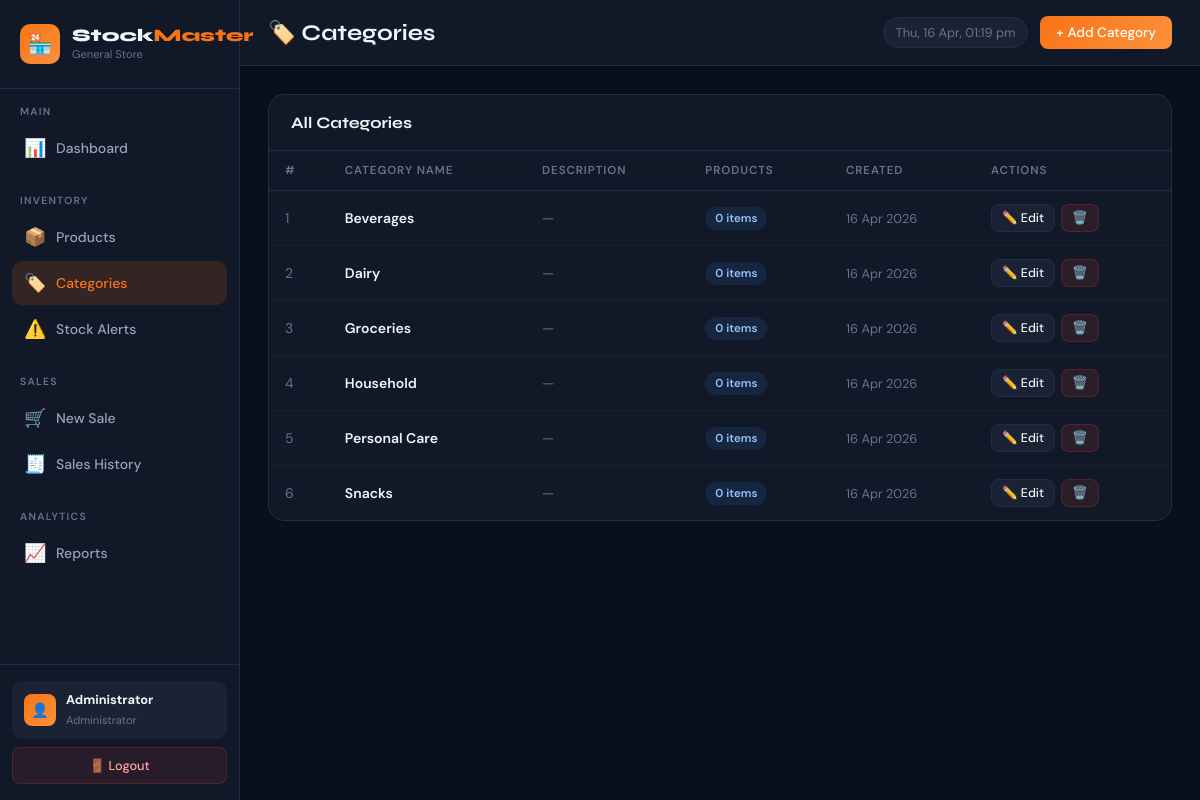
/categories.php (signed in), run on the app's committed database.
### tables this page shows
CREATE TABLE IF NOT EXISTS categories (
    id INT AUTO_INCREMENT PRIMARY KEY,
    name VARCHAR(100) NOT NULL,
    description TEXT,
    created_at TIMESTAMP DEFAULT CURRENT_TIMESTAMP
);

### includes/auth.php (called while the page is built, shortened)
<?php
function getAdminName() {
    return $_SESSION['admin_name'] ?? 'Admin';
}
?>

### categories.php (the view, shortened to what this page needs)
<?php
require_once 'includes/auth.php';
$conn = getConnection();
$categories = $conn->query("SELECT c.*, COUNT(p.id) as product_count FROM categories c LEFT JOIN products p ON c.id=p.category_id GROUP BY c.id ORDER BY c.name");
include 'includes/header.php';
?>
🏷️ Categories
        </h1>
        <div class="topbar-actions">
            <div class="badge-time" id="current-time"></div>
            <button class="btn btn-primary" onclick="openModal('addModal')">+ Add Category</button>
        </div>
    </div>
    <div class="content">
        <div class="card">
            <div class="card-header"><h3>All Categories</h3></div>
            <div class="table-wrap">
                <table>
                    <thead><tr><th>#</th><th>Category Name</th><th>Description</th><th>Products</th><th>Created</th><th>Actions</th></tr></thead>
                    <tbody>
                    <?php $i=1; while($c = $categories->fetch_assoc()): ?>
                        <tr>
                            <td style="color:var(--muted)"><?= $i++ ?></td>
                            <td style="font-weight:600"><?= htmlspecialchars($c['name']) ?></td>
                            <td style="color:var(--muted)"><?= htmlspecialchars($c['description'] ?: '—') ?></td>
                            <td><span class="badge badge-info"><?= $c['product_count'] ?> items</span></td>
                            <td style="color:var(--muted);font-size:0.8rem"><?= date('d M Y', strtotime($c['created_at'])) ?></td>
                            <td>
                                <div style="display:flex;gap:6px">
                                    <button class="btn btn-secondary btn-sm" onclick='editCat(<?= json_encode($c) ?>)'>✏️ Edit</button>
                                    <form method="POST" style="display:inline" onsubmit="return confirm('Delete category? Products will become uncategorized.')">
                                        <button type="submit" class="btn btn-danger btn-sm">🗑️</button>
                                    </form>
                                </div>
                            </td>
                        </tr>
                    <?php endwhile; ?>
                    </tbody>
                </table>
            </div>
        </div>
    </div>
<?php include 'includes/footer.php'; ?>

### includes/header.php (shortened to what this page needs)
<?php
$current_page = basename($_SERVER['PHP_SELF'], '.php');
?>
<!DOCTYPE html>
<html lang="en">
<head>
</head>
<body>
<div class="sidebar" id="sidebar">
    <div class="sidebar-brand">
        <div class="icon">🏪</div>
        <div>
            <h2>Stock<span>Master</span></h2>
            <p>General Store</p>
        </div>
    </div>
    <nav class="sidebar-nav">
        <div class="nav-section">
            <div class="nav-label">Main</div>
            <a href="dashboard.php" class="nav-link <?= $current_page === 'dashboard' ? 'active' : '' ?>">
                <span class="icon">📊</span> Dashboard
            </a>
        </div>
        <div class="nav-section">
            <div class="nav-label">Inventory</div>
            <a href="products.php" class="nav-link <?= $current_page === 'products' ? 'active' : '' ?>">
                <span class="icon">📦</span> Products
            </a>
            <a href="categories.php" class="nav-link <?= $current_page === 'categories' ? 'active' : '' ?>">
                <span class="icon">🏷️</span> Categories
            </a>
            <a href="stock_alerts.php" class="nav-link <?= $current_page === 'stock_alerts' ? 'active' : '' ?>">
                <span class="icon">⚠️</span> Stock Alerts
            </a>
        </div>
        <div class="nav-section">
            <div class="nav-label">Sales</div>
            <a href="new_sale.php" class="nav-link <?= $current_page === 'new_sale' ? 'active' : '' ?>">
                <span class="icon">🛒</span> New Sale
            </a>
            <a href="sales.php" class="nav-link <?= $current_page === 'sales' ? 'active' : '' ?>">
                <span class="icon">🧾</span> Sales History
            </a>
        </div>
        <div class="nav-section">
            <div class="nav-label">Analytics</div>
            <a href="reports.php" class="nav-link <?= $current_page === 'reports' ? 'active' : '' ?>">
                <span class="icon">📈</span> Reports
            </a>
        </div>
    </nav>
    <div class="sidebar-footer">
        <div class="admin-info">
            <div class="admin-avatar">👤</div>
            <div class="admin-info-text">
                <strong><?= htmlspecialchars(getAdminName()) ?></strong>
                <span>Administrator</span>
            </div>
        </div>
        <a href="logout.php" class="btn-logout">🚪 Logout</a>
    </div>
</div>
<div class="main">
    <div class="topbar">
        <h1>

### includes/footer.php (shortened to what this page needs)
        </div>
</body>
</html>

### data on the page
categories: name "Beverages", description "—", product_count "0", created_at "16 Apr 2026"
categories: name "Dairy", description "—", product_count "0", created_at "16 Apr 2026"
categories: name "Groceries", description "—", product_count "0", created_at "16 Apr 2026"
categories: name "Household", description "—", product_count "0", created_at "16 Apr 2026"
categories: name "Personal Care", description "—", product_count "0", created_at "16 Apr 2026"
categories: name "Snacks", description "—", product_count "0", created_at "16 Apr 2026"

### other printed values
getAdminName() "Administrator"
